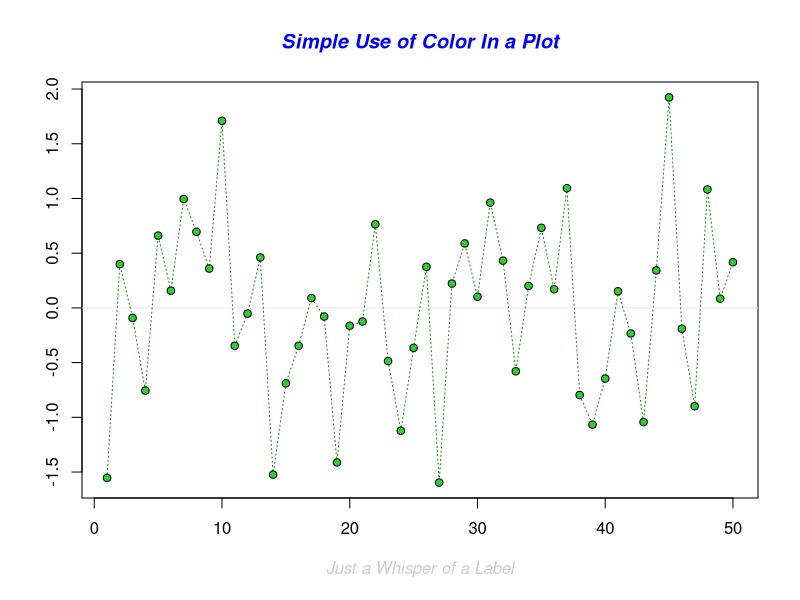
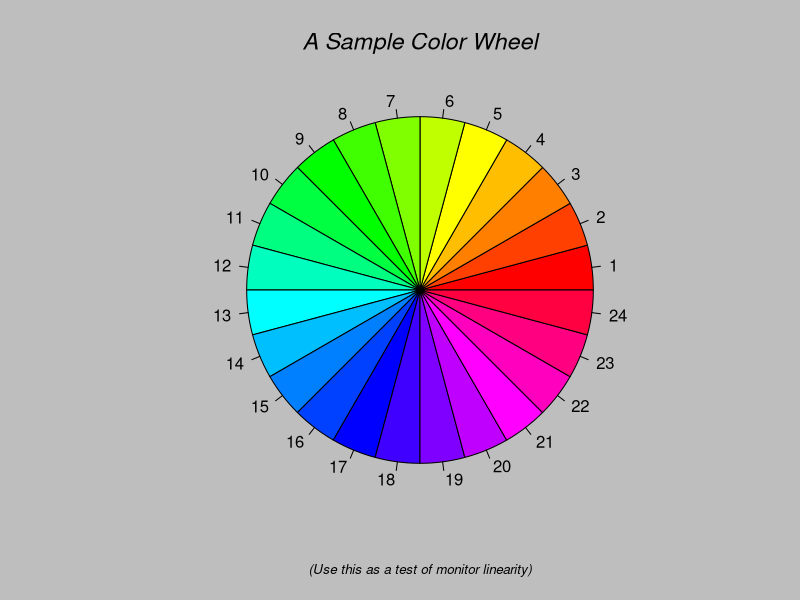
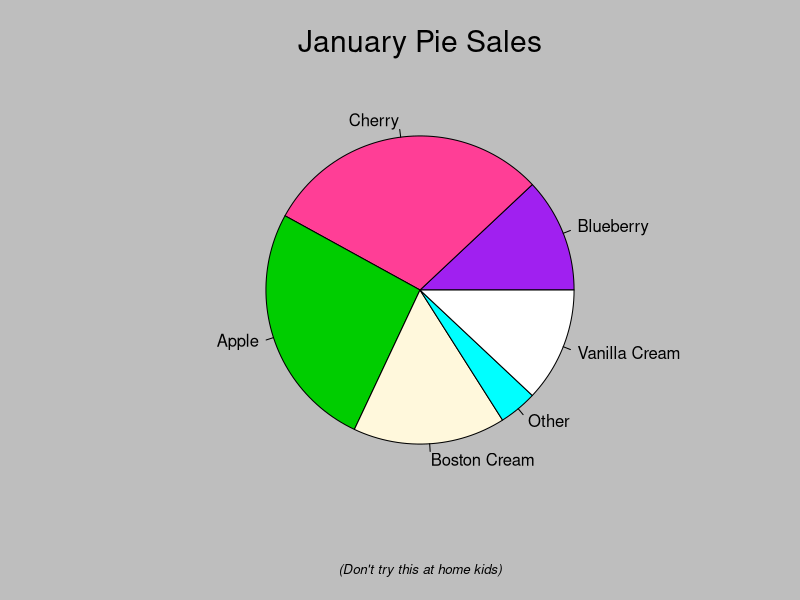
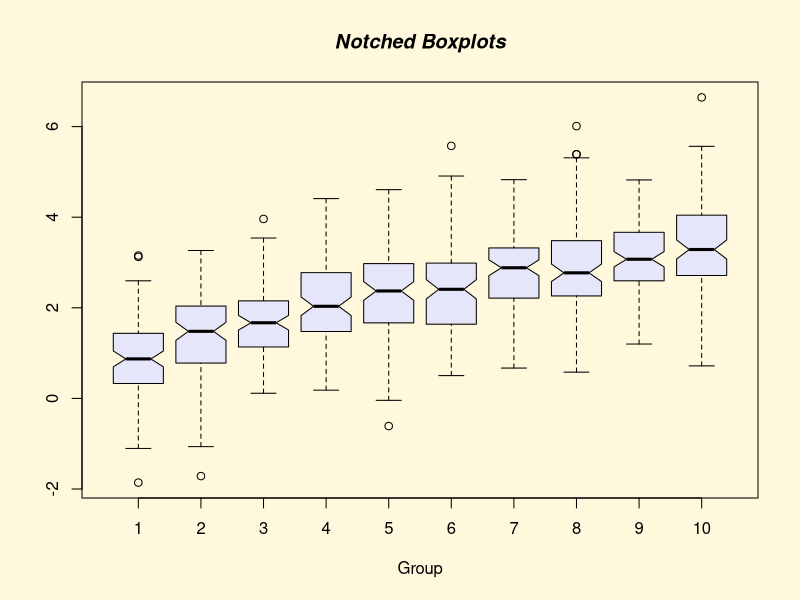
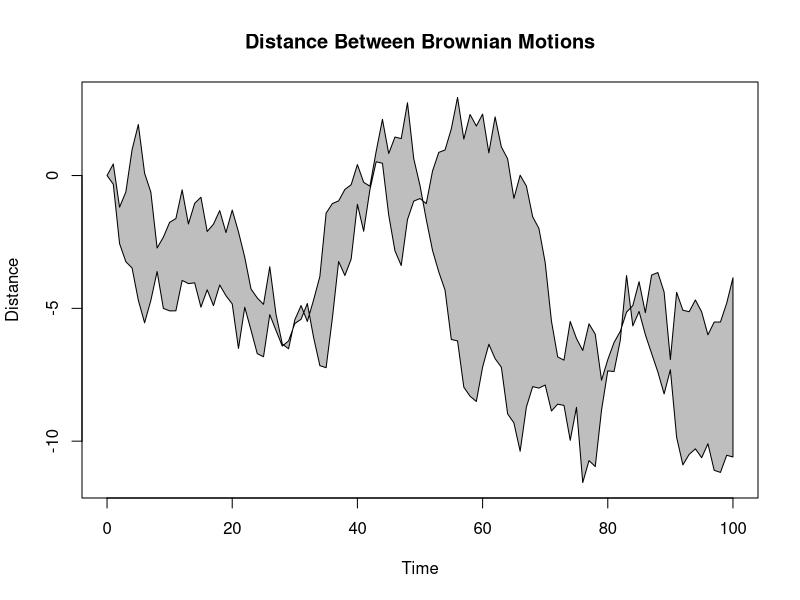
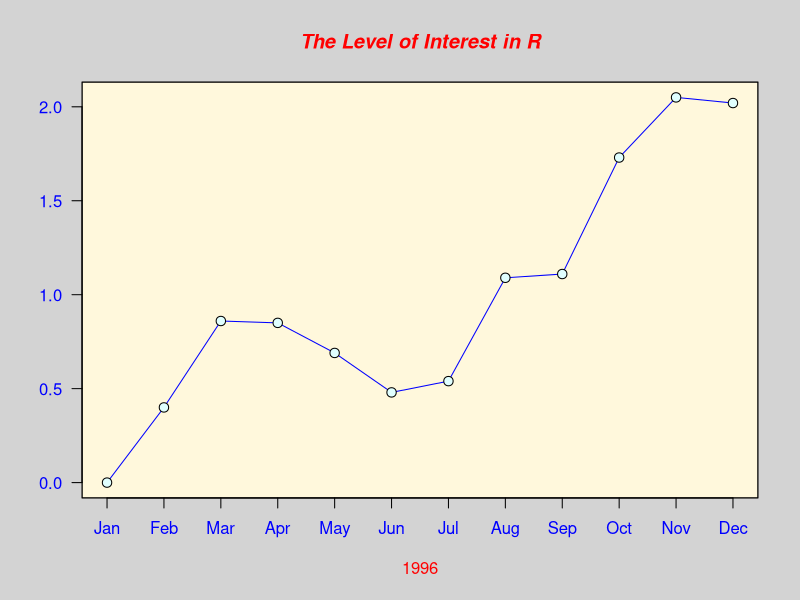
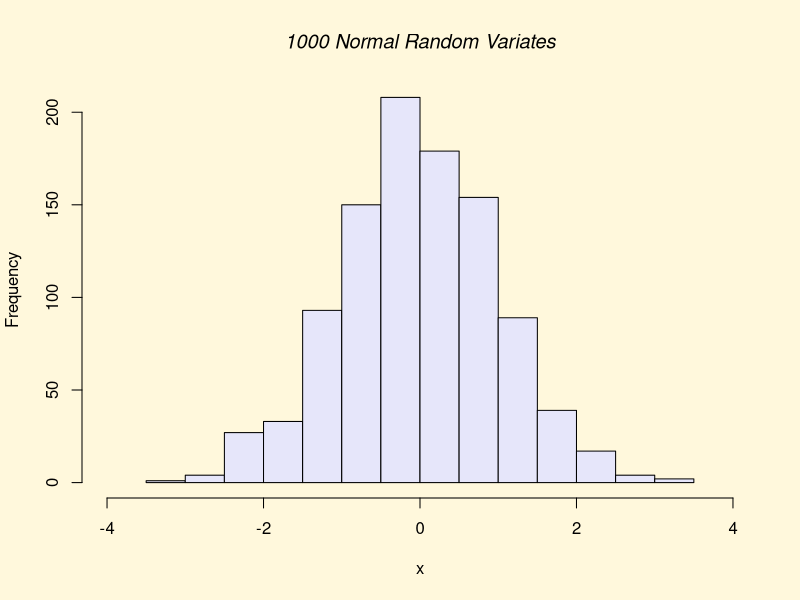
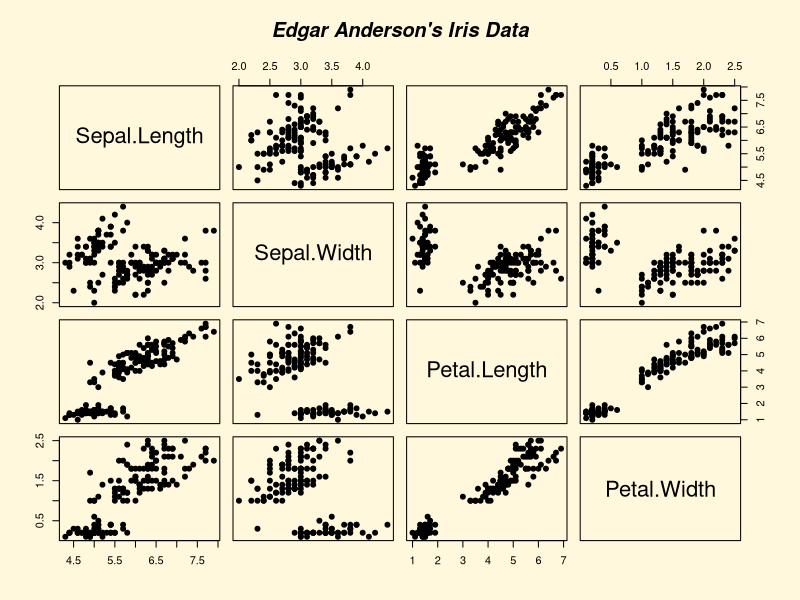

Write the R code that produced these figures, in order. (Note: this script raises an error after producing the figures.)
#Plotting
demo(graphics)

plot((0:20)*pi/10,sin(0:20)*pi/10) 
plot((1:30)*0.92,sin(1:30)*0.92)

attach(cars)
A<-plot(cars)
plot(spline(cars),type="l")

points()
lines()
text()
mtext()
axis()

#Parameter
par()
plot(cars)
par(cex=1.25)    #character expansion
    mex=1.25     #margin expansion
plot(cars,cex=1.25,mex=1.25)    

#MuultiplePlots(mfrow,mfcol)
par(mfrow=c(2,2),pch=15)
attach(cars)
plot(speed,dist)
plot(sqrt(speed),sqrt(dist))
plot(log(speed),log(dist))
plot((speed)^2,(dist)^2)

plot(speed,dist)
identify(speed,dist)
locator()

attach(Animals)
